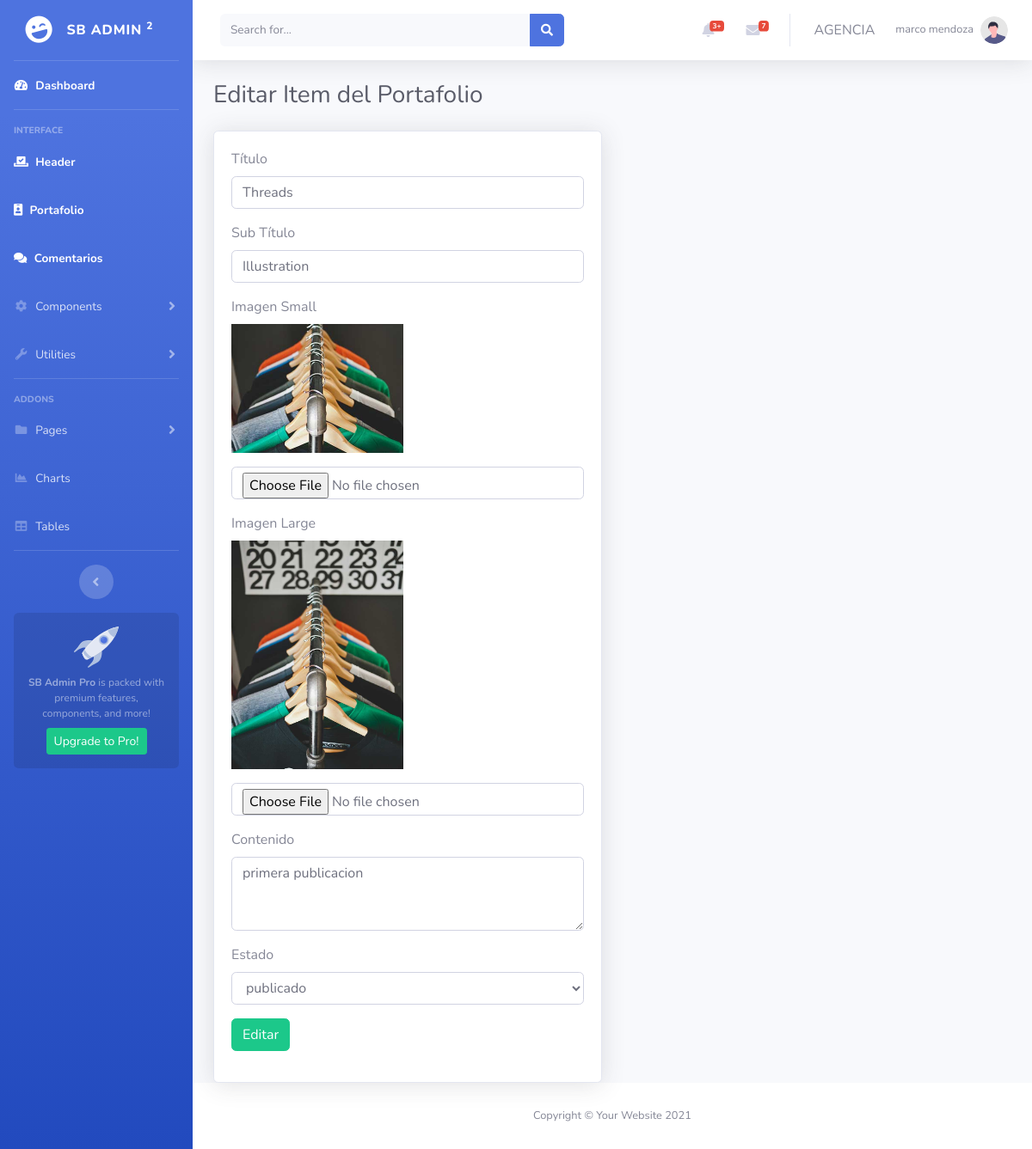
The app's page /admin/index.php?portafolio_edit=1 (signed in) with its own data.
### tables this page shows
CREATE TABLE `portafolios` (
  `por_id` int(10) UNSIGNED NOT NULL,
  `por_user_id` int(11) NOT NULL,
  `por_titulo` varchar(20) NOT NULL,
  `por_subtitulo` varchar(20) NOT NULL,
  `por_imgSmall` text NOT NULL,
  `por_imgLarge` text NOT NULL,
  `por_contenido` text NOT NULL,
  `por_fecha` date NOT NULL,
  `por_status` varchar(20) NOT NULL,
  `por_vistas` int(11) DEFAULT 0,
  `por_delete` tinyint(4) DEFAULT 1 COMMENT '0: desactivado, 1: activo'
);

### resources/controllers/back/portafolioController.php (called while the page is built, shortened)
<?php
    function get_portafolio_item(){
        if(isset($_GET['portafolio_edit'])){
            $id = limpiar_string(trim($_GET['portafolio_edit']));
            $query = query("SELECT * FROM portafolios WHERE por_id = {$id} AND por_user_id = {$_SESSION['user_id']}");
            $fila = fetch_assoc($query);
            $por_user_id = $fila['por_user_id'];
            return $fila;
        }
    }
            ?>

### resources/controllers/helpers.php (called while the page is built, shortened)
<?php
function query($consulta)
{
    global $conexion;
    return mysqli_query($conexion, $consulta);
}
function fetch_assoc($query)
{
    return mysqli_fetch_assoc($query);
}
function limpiar_string($str)
{
    global $conexion;
    return mysqli_real_escape_string($conexion, $str);
}

### resources/views/back/portafolio_edit.php (the view, shortened to what this page needs)
<div class="d-sm-flex align-items-center justify-content-between mb-4">
    <h1 class="h3 mb-0 text-gray-800">Editar Item del Portafolio</h1>
</div>
<div class="row">
    <div class="col-md-6">
        <div class="card shadow">
            <div class="card-body">
                <?php $fila = get_portafolio_item(); ?>
                <form method="post" enctype="multipart/form-data">
                    <div class="form-group">
                        <label for="por_titulo">Título</label>
                        <input type="text" class="form-control" id="por_titulo" name="por_titulo" value="<?php echo $fila['por_titulo']; ?>">
                    </div>
                    <div class="form-group">
                        <label for="por_subtitulo">Sub Título</label>
                        <input type="text" class="form-control" id="por_subtitulo" name="por_subtitulo" value="<?php echo $fila['por_subtitulo']; ?>">
                    </div>
                    <div class="form-group">
                        <label for="por_imgSmall">Imagen Small</label>
                        <br>
                        <img src="../img/portafolio/<?php echo $fila['por_imgSmall']; ?>" alt="" width="200">
                        <input type="file" class="form-control mt-3" id="por_imgSmall" name="por_imgSmall" accept=".png, .jpg, .jpeg, .svg">
                    </div>
                    <div class="form-group">
                        <label for="por_imgLarge">Imagen Large</label>
                        <br>
                        <img src="../img/portafolio/<?php echo $fila['por_imgLarge']; ?>" alt="" width="200">
                        <input type="file" class="form-control mt-3" id="por_imgLarge" name="por_imgLarge">
                    </div>
                    <div class="form-group">
                        <label for="por_contenido">Contenido</label>
                        <textarea name="por_contenido" id="por_contenido" rows="3" class="form-control"><?php echo $fila['por_contenido']; ?></textarea>
                    </div>
                    <div class="form-group">
                        <label for="por_status">Estado</label>
                        <select name="por_status" id="por_status" class="form-control" required>
                            <option value="<?php echo $fila['por_status']; ?>">
                                <?php echo $fila['por_status']; ?>
                            </option>
                        </select>
                    </div>
                    <div class="form-group">
                        <input type="submit" value="Editar" class="btn btn-success" name="editar">
                    </div>
                </form>
            </div>
        </div>
    </div>
</div>

### records on screen
portafolios: por_titulo "Threads", por_subtitulo "Illustration", por_imgSmall (picture), por_imgLarge (picture), por_contenido "primera publicacion", por_status "publicado"

### other values on screen
$_SESSION['user_nombres'] "marco"
$_SESSION['user_apellidos'] "mendoza"
